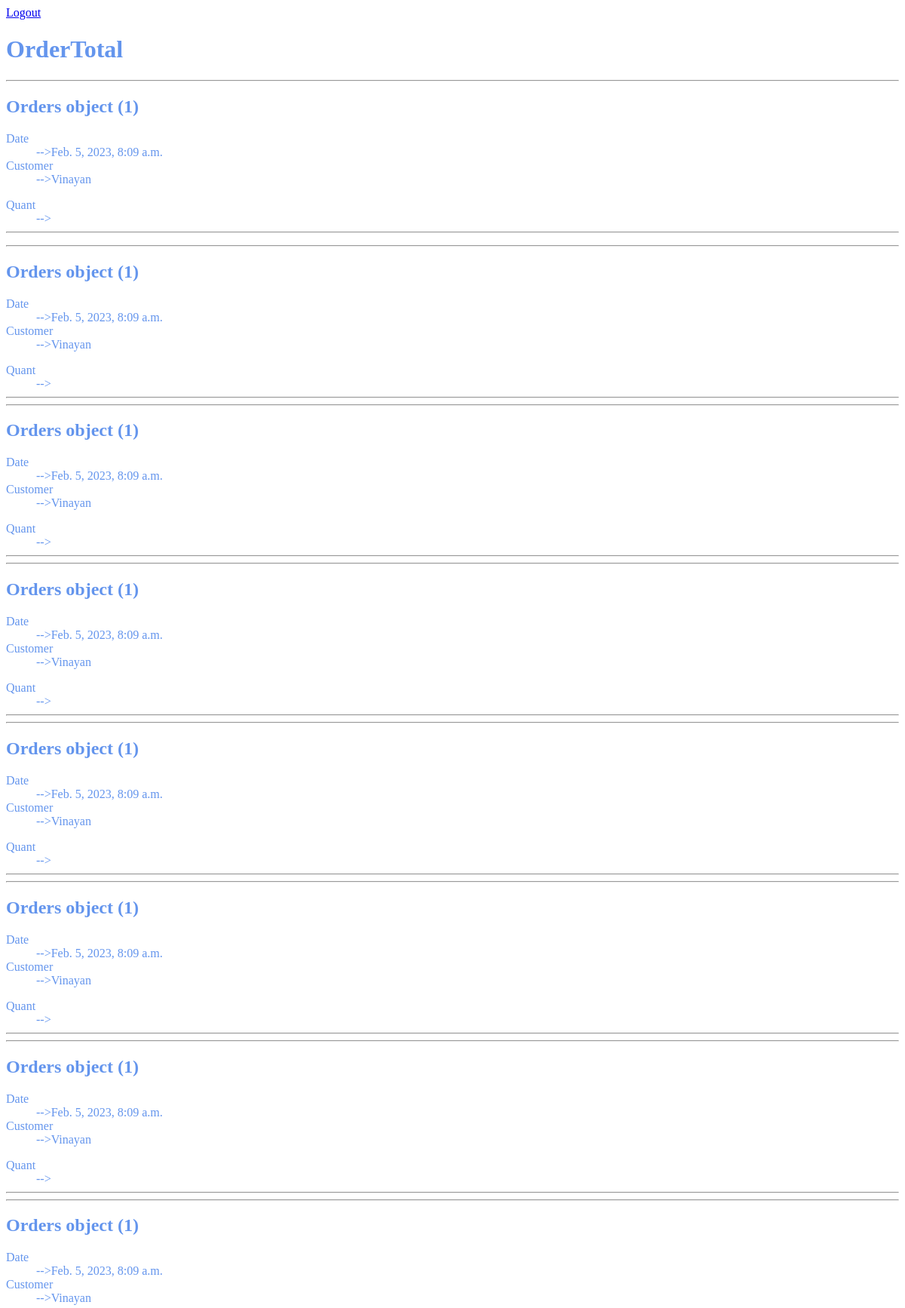
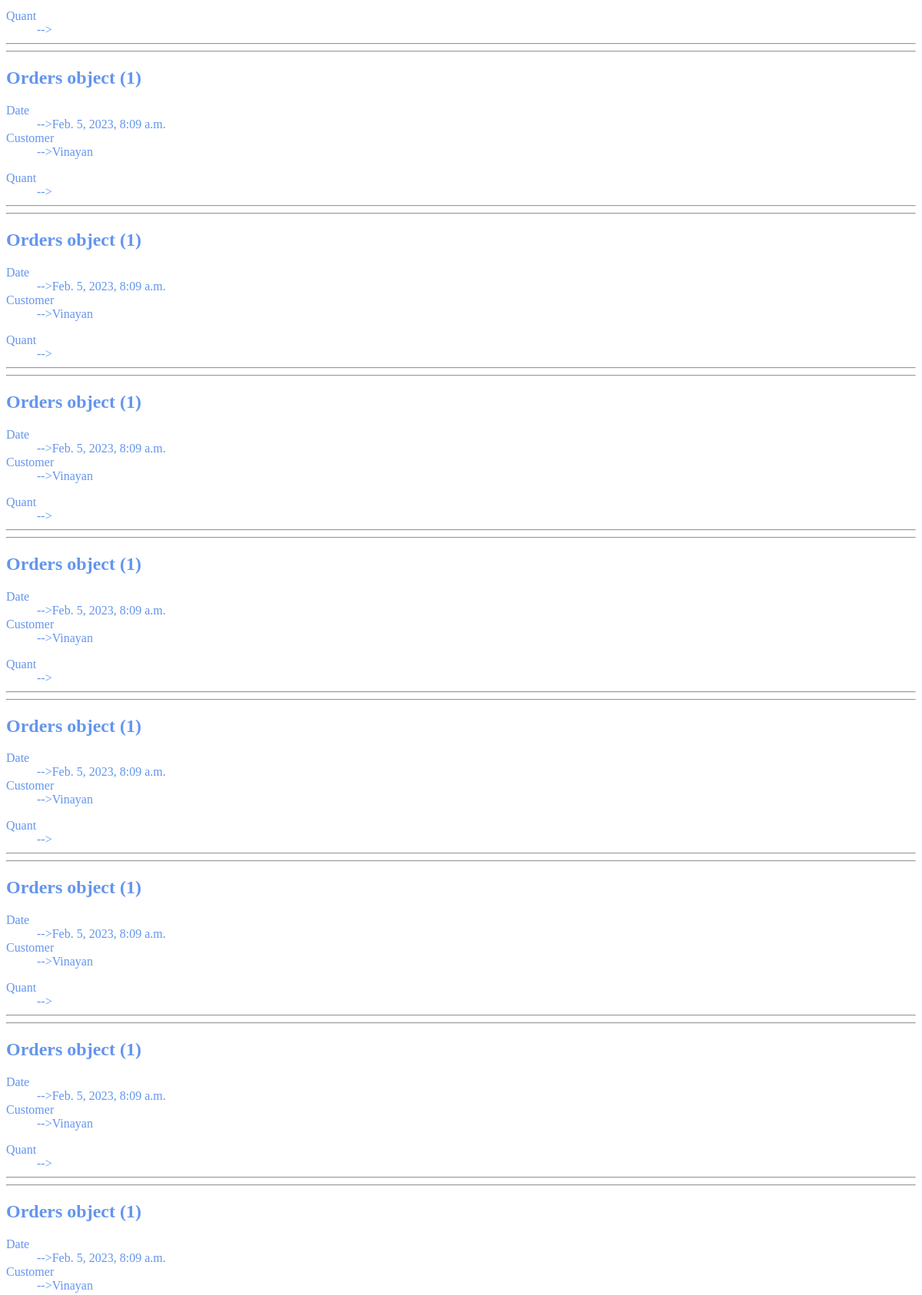
Page /productOrder (upper part) on the committed database (2 pictures, top to bottom).
### website/models.py (models this page shows, shortened)
class ProductOrder(models.Model):
    order = models.ForeignKey(Orders, related_name='items', on_delete=models.CASCADE)
    product = models.ForeignKey(Product, related_name='order_items', on_delete=models.CASCADE)
    quantity = models.PositiveIntegerField(default=1)

class Orders(models.Model):
    order_date = models.DateTimeField(auto_now_add=True)
    customer = models.OneToOneField(Customer,null=True, on_delete=models.CASCADE)
    status = models.CharField(max_length=20, default='PENDING')
    total = models.DecimalField(max_digits=100, decimal_places=2, default=0)

class Customer(models.Model):
    name = models.CharField(max_length=200, null=True)
    user = models.OneToOneField(User, null=True, on_delete=models.CASCADE)
    date_created = models.DateTimeField(auto_now=True)
    email_id = models.EmailField(max_length=50)
    def __str__(self):
        return self.name

### website/views.py (the view)
# urls.py: path('productOrder', productOrder, name='productOrder'),
def productOrder(request):
    p_orders = ProductOrder.objects.all()
    for p in p_orders:
        print("p",p.order)
    context = {
        'p_orders':p_orders,
    }
    return render(request,'website/productOrder.html',context)

### website/templates/website/productOrder.html (shortened to what this page needs)
{% extends 'website/base.html' %}
{% block content %}
<div align="='left"><a href="{% url 'logout'  %}">Logout </a></div>
<div class="container">
<h1>OrderTotal</h1>
        <dl>
            {% for p  in p_orders%}
            <div class="myClass">
                <hr>
<h2>{{p.order}} </h2>
                 <dl>
                <dt>Date</dt>
                <dd>-->{{p.order.order_date}}</dd>
             <dt>Customer</dt>
                <dd>-->{{p.order.customer}}</dd>
        </dl>
                <dt>Quant</dt>
            <dd>-->{{p.qty}}</dd>
<hr>
            </div>
        </dl>
 </div>
 {% endfor %}
{% endblock %}

### website/static/website/style.css (style rules this page uses)
body { font-family:sans-seriff; color:cornflowerblue; background-color:floral-white; }

### rows in the picture
ProductOrder: order "Orders object (1)", order.order_date "Feb. 5, 2023, 8:09 a.m.", order.customer "Vinayan"
ProductOrder: order "Orders object (1)", order.order_date "Feb. 5, 2023, 8:09 a.m.", order.customer "Vinayan"
ProductOrder: order "Orders object (1)", order.order_date "Feb. 5, 2023, 8:09 a.m.", order.customer "Vinayan"
ProductOrder: order "Orders object (1)", order.order_date "Feb. 5, 2023, 8:09 a.m.", order.customer "Vinayan"
ProductOrder: order "Orders object (1)", order.order_date "Feb. 5, 2023, 8:09 a.m.", order.customer "Vinayan"
ProductOrder: order "Orders object (1)", order.order_date "Feb. 5, 2023, 8:09 a.m.", order.customer "Vinayan"
ProductOrder: order "Orders object (1)", order.order_date "Feb. 5, 2023, 8:09 a.m.", order.customer "Vinayan"
ProductOrder: order "Orders object (1)", order.order_date "Feb. 5, 2023, 8:09 a.m.", order.customer "Vinayan"
ProductOrder: order "Orders object (1)", order.order_date "Feb. 5, 2023, 8:09 a.m.", order.customer "Vinayan"
ProductOrder: order "Orders object (1)", order.order_date "Feb. 5, 2023, 8:09 a.m.", order.customer "Vinayan"
ProductOrder: order "Orders object (1)", order.order_date "Feb. 5, 2023, 8:09 a.m.", order.customer "Vinayan"
ProductOrder: order "Orders object (1)", order.order_date "Feb. 5, 2023, 8:09 a.m.", order.customer "Vinayan"
ProductOrder: order "Orders object (1)", order.order_date "Feb. 5, 2023, 8:09 a.m.", order.customer "Vinayan"
ProductOrder: order "Orders object (1)", order.order_date "Feb. 5, 2023, 8:09 a.m.", order.customer "Vinayan"
ProductOrder: order "Orders object (1)", order.order_date "Feb. 5, 2023, 8:09 a.m.", order.customer "Vinayan"
ProductOrder: order "Orders object (1)", order.order_date "Feb. 5, 2023, 8:09 a.m.", order.customer "Vinayan"
